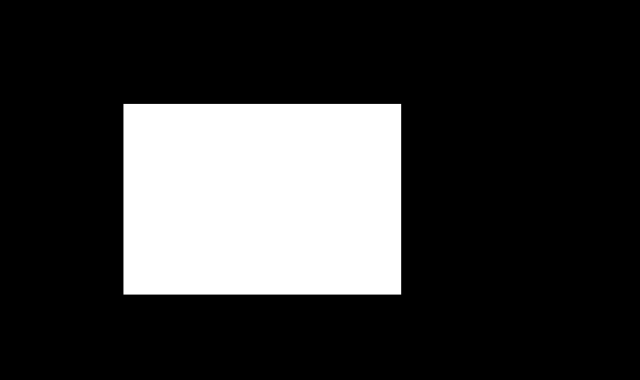
#> input picture lab_1/cube.png, 1280 x 759 px (shown at 1/2 size)
$ jupyter execute task_3.ipynb
#> lines starting #> are read from the running program, lines starting #| are printed output that depends on the picture
[cell 1]
import cv2 as cv
import numpy as np
import matplotlib.pyplot as plt

[cell 2]
cube = cv.imread('cube.png')
#> cube is the input picture: shape (759, 1280, 3); min 0, max 255, mean 55.6
cube = cv.cvtColor(cube, cv.COLOR_BGR2GRAY)
#> cube: shape (759, 1280)

[cell 3]
Ox_projection = np.sum(cube, axis=0).astype(np.int32)
#> Ox_projection = 1280 values, max 97261 at index 247, min 0 at index 0, mean 42202.2
Oy_projection = np.sum(cube, axis=1).astype(np.int32)
#> Oy_projection = 759 values, max 141662 at index 587, min 0 at index 0, mean 71171

[cell 4]
def find_corners(values):
    return [
        i for i in range(1, len(values - 1))
        if (abs(values[i - 1] - values[i]) >= 5_000 and \
            abs(values[i] - values[i + 1]) >= 5_000)
    ]

x_corners = find_corners(Ox_projection)
#> x_corners = [246, 802]
y_corners = find_corners(Oy_projection)
#> y_corners = [207, 589]

corners = np.array([
    [x_corners[i // 2], y_corners[i % 2]]
    for i in range(4)
])
#> corners = [[246, 207], [246, 589], [802, 207], [802, 589]]

[cell 5]
plt.imshow(cube, cmap='gray')
plt.scatter(corners[:, 0], corners[:, 1], marker='x', color='red')
plt.axis('off')
plt.show()
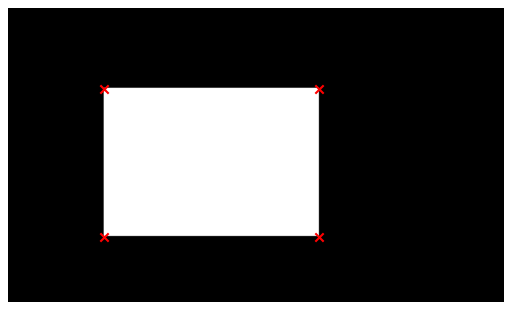
#> figure drawn by matplotlib, 1 panel
